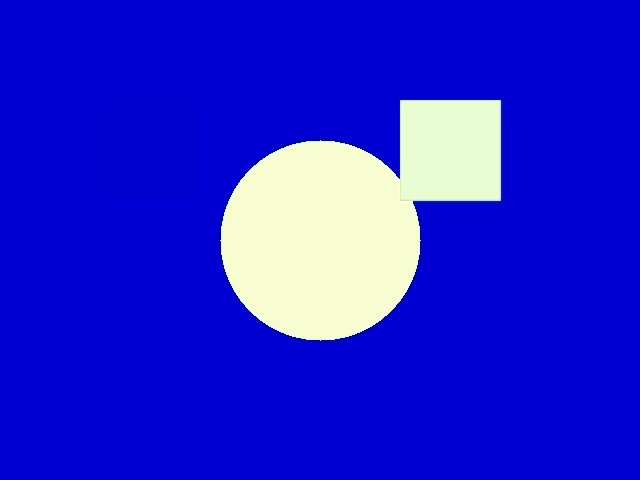
#> input picture tests/fixtures/corrected.jpg, 640 x 480 px
$ python -i filter.py   (imports and definitions only)
#> lines starting #> are read from the running program, lines starting #| are printed output that depends on the picture
#> further down, picture is the input picture: shape (480, 640, 3); mean B, G, R 209.6, 34.2, 32.8
"""Color correction filter operations."""

from typing import Any

import cv2
import numpy as np
from numpy.typing import NDArray

from dive_color_corrector.core.color.constants import (
    BLUE_MAGIC_VALUE,
    MAX_HUE_SHIFT,
    MIN_AVG_RED,
    THRESHOLD_RATIO,
)
from dive_color_corrector.core.color.hue import hue_shift_red


# [42 lines left out: functions normalizing_interval, apply_filter, not called in this run]


def get_filter_matrix(mat: NDArray[Any]) -> NDArray[Any]:
    """Calculate color correction filter matrix.

    Args:
        mat: Input RGB matrix

    Returns:
        Filter matrix for color correction
    """
    mat = cv2.resize(mat, (256, 256))
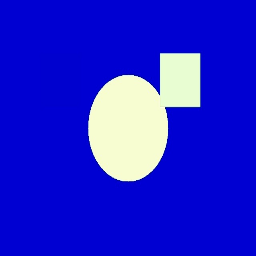
#> mat: shape (256, 256, 3); mean of channels 0, 1, 2 209.6, 34.2, 32.8; drawn as B, G, R

    # Get average values of RGB
    avg_mat = np.array(cv2.mean(mat)[:3], dtype=np.uint8)
#> avg_mat = [209, 34, 32]

    # Find hue shift so that average red reaches MIN_AVG_RED
    new_avg_r = avg_mat[0]
#> new_avg_r = 209
    hue_shift = 0
    while new_avg_r < MIN_AVG_RED:
        shifted = hue_shift_red(avg_mat, hue_shift)
        new_avg_r = np.sum(shifted)
        hue_shift += 1
        if hue_shift > MAX_HUE_SHIFT:
            new_avg_r = MIN_AVG_RED
#> this loop made 0 passes
#> after the loop, hue_shift = 0

    # Apply hue shift to whole image and replace red channel
    shifted_mat = hue_shift_red(mat, hue_shift)
    new_r_channel = np.sum(shifted_mat, axis=2)
    new_r_channel = np.clip(new_r_channel, 0, 255)
    mat[..., 0] = new_r_channel

    # Get histogram of all channels
    hist_r = cv2.calcHist([mat], [0], None, [256], [0, 256])
    hist_g = cv2.calcHist([mat], [1], None, [256], [0, 256])
    hist_b = cv2.calcHist([mat], [2], None, [256], [0, 256])

    normalize_mat = np.zeros((256, 3))
    threshold_level = (mat.shape[0] * mat.shape[1]) / THRESHOLD_RATIO
    for x in range(256):
        if hist_r[x] < threshold_level:
            normalize_mat[x][0] = x
        if hist_g[x] < threshold_level:
            normalize_mat[x][1] = x
        if hist_b[x] < threshold_level:
            normalize_mat[x][2] = x

    normalize_mat[255][0] = 255
    normalize_mat[255][1] = 255
    normalize_mat[255][2] = 255

    adjust_r_low, adjust_r_high = normalizing_interval(normalize_mat[..., 0])
    adjust_g_low, adjust_g_high = normalizing_interval(normalize_mat[..., 1])
    adjust_b_low, adjust_b_high = normalizing_interval(normalize_mat[..., 2])

    shifted = hue_shift_red(np.array([1, 1, 1]), hue_shift)
    shifted_r, shifted_g, shifted_b = shifted[0][0]

    red_gain = 256 / (adjust_r_high - adjust_r_low)
    green_gain = 256 / (adjust_g_high - adjust_g_low)
    blue_gain = 256 / (adjust_b_high - adjust_b_low)

    red_offset = (-adjust_r_low / 256) * red_gain
    green_offset = (-adjust_g_low / 256) * green_gain
    blue_offset = (-adjust_b_low / 256) * blue_gain

    adjust_red = shifted_r * red_gain
    adjust_red_green = shifted_g * red_gain
    adjust_red_blue = shifted_b * red_gain * BLUE_MAGIC_VALUE

    return np.array(
        [
            adjust_red,
            adjust_red_green,
            adjust_red_blue,
            0,
            red_offset,
            0,
            green_gain,
            0,
            0,
            green_offset,
            0,
            0,
            blue_gain,
            0,
            blue_offset,
            0,
            0,
            0,
            1,
            0,
        ]
    )


# [37 lines left out: function precompute_filter_matrices, not called in this run]

>>> import cv2
>>> picture = cv2.imread('../../../../tests/fixtures/corrected.jpg')
#> (the run stopped early here; a loop or call above may not have finished)
